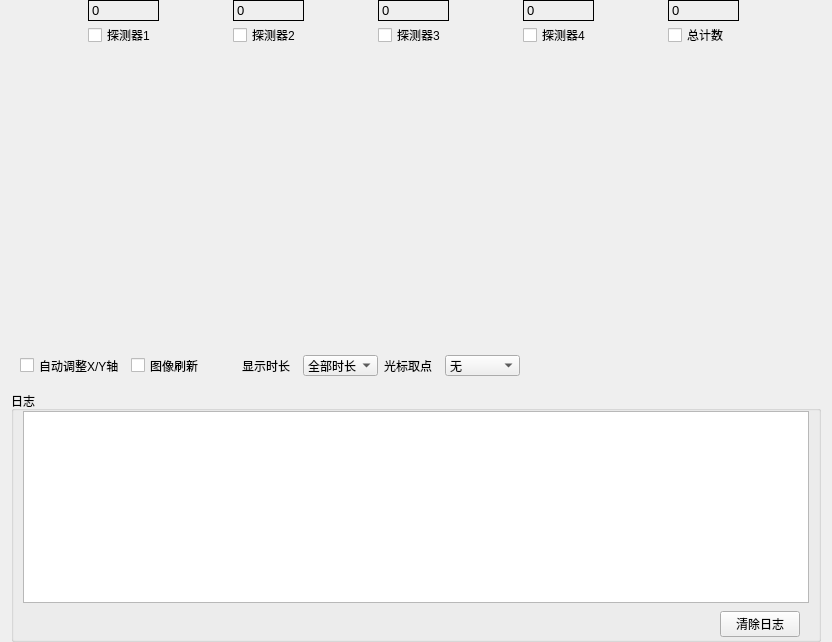
     <widget class="QWidget" name="widget_left" native="true">
      <layout class="QVBoxLayout" name="verticalLayout_4">
       <property name="topMargin">
        <number>0</number>
       </property>
       <property name="bottomMargin">
        <number>0</number>
       </property>
       <item>
        <widget class="QWidget" name="widget" native="true">
         <layout class="QGridLayout" name="gridLayout">
          <property name="topMargin">
           <number>0</number>
          </property>
          <property name="bottomMargin">
           <number>0</number>
          </property>
          <item row="0" column="0">
           <widget class="QLabel" name="Conuter1Label">
            <property name="sizePolicy">
             <sizepolicy hsizetype="Preferred" vsizetype="Fixed">
              <horstretch>0</horstretch>
              <verstretch>0</verstretch>
             </sizepolicy>
            </property>
            <property name="minimumSize">
             <size>
              <width>71</width>
              <height>21</height>
             </size>
            </property>
            <property name="maximumSize">
             <size>
              <width>71</width>
              <height>21</height>
             </size>
            </property>
            <property name="font">
             <font>
              <pointsize>10</pointsize>
             </font>
            </property>
            <property name="frameShape">
             <enum>QFrame::Shape::Panel</enum>
            </property>
            <property name="text">
             <string>0</string>
            </property>
           </widget>
          </item>
          <item row="0" column="1">
           <widget class="QLabel" name="Conuter2Label">
            <property name="sizePolicy">
             <sizepolicy hsizetype="Preferred" vsizetype="Fixed">
              <horstretch>0</horstretch>
              <verstretch>0</verstretch>
             </sizepolicy>
            </property>
            <property name="minimumSize">
             <size>
              <width>71</width>
              <height>21</height>
             </size>
            </property>
            <property name="maximumSize">
             <size>
              <width>71</width>
              <height>21</height>
             </size>
            </property>
            <property name="font">
             <font>
              <pointsize>10</pointsize>
             </font>
            </property>
            <property name="frameShape">
             <enum>QFrame::Shape::Panel</enum>
            </property>
            <property name="text">
             <string>0</string>
            </property>
           </widget>
          </item>
          <item row="0" column="2">
           <widget class="QLabel" name="Conuter3Label">
            <property name="sizePolicy">
             <sizepolicy hsizetype="Preferred" vsizetype="Fixed">
              <horstretch>0</horstretch>
              <verstretch>0</verstretch>
             </sizepolicy>
            </property>
            <property name="minimumSize">
             <size>
              <width>71</width>
              <height>21</height>
             </size>
            </property>
            <property name="maximumSize">
             <size>
              <width>71</width>
              <height>21</height>
             </size>
            </property>
            <property name="font">
             <font>
              <pointsize>10</pointsize>
             </font>
            </property>
            <property name="frameShape">
             <enum>QFrame::Shape::Panel</enum>
            </property>
            <property name="text">
             <string>0</string>
            </property>
           </widget>
          </item>
          <item row="0" column="3">
           <widget class="QLabel" name="Conuter4Label">
            <property name="sizePolicy">
             <sizepolicy hsizetype="Preferred" vsizetype="Fixed">
              <horstretch>0</horstretch>
              <verstretch>0</verstretch>
             </sizepolicy>
            </property>
            <property name="minimumSize">
             <size>
              <width>71</width>
              <height>21</height>
             </size>
            </property>
            <property name="maximumSize">
             <size>
              <width>71</width>
              <height>21</height>
             </size>
            </property>
            <property name="font">
             <font>
              <pointsize>10</pointsize>
             </font>
            </property>
            <property name="frameShape">
             <enum>QFrame::Shape::Panel</enum>
            </property>
            <property name="text">
             <string>0</string>
            </property>
           </widget>
          </item>
          <item row="0" column="4">
           <widget class="QLabel" name="Conuter4Label_2">
            <property name="sizePolicy">
             <sizepolicy hsizetype="Preferred" vsizetype="Fixed">
              <horstretch>0</horstretch>
              <verstretch>0</verstretch>
             </sizepolicy>
            </property>
            <property name="minimumSize">
             <size>
              <width>71</width>
              <height>21</height>
             </size>
            </property>
            <property name="maximumSize">
             <size>
              <width>71</width>
              <height>21</height>
             </size>
            </property>
            <property name="font">
             <font>
              <pointsize>10</pointsize>
             </font>
            </property>
            <property name="frameShape">
             <enum>QFrame::Shape::Panel</enum>
            </property>
            <property name="text">
             <string>0</string>
            </property>
           </widget>
          </item>
          <item row="1" column="0">
           <widget class="QCheckBox" name="checkBox1">
            <property name="minimumSize">
             <size>
              <width>0</width>
              <height>16</height>
             </size>
            </property>
            <property name="maximumSize">
             <size>
              <width>16777215</width>
              <height>16</height>
             </size>
            </property>
            <property name="text">
             <string>探测器1</string>
            </property>
           </widget>
          </item>
          <item row="1" column="1">
           <widget class="QCheckBox" name="checkBox2">
            <property name="minimumSize">
             <size>
              <width>0</width>
              <height>16</height>
             </size>
            </property>
            <property name="maximumSize">
             <size>
              <width>16777215</width>
              <height>16</height>
             </size>
            </property>
            <property name="text">
             <string>探测器2</string>
            </property>
           </widget>
          </item>
          <item row="1" column="2">
           <widget class="QCheckBox" name="checkBox3">
            <property name="minimumSize">
             <size>
              <width>0</width>
              <height>16</height>
             </size>
            </property>
            <property name="maximumSize">
             <size>
              <width>16777215</width>
              <height>16</height>
             </size>
            </property>
            <property name="text">
             <string>探测器3</string>
            </property>
           </widget>
          </item>
          <item row="1" column="3">
           <widget class="QCheckBox" name="checkBox4">
            <property name="minimumSize">
             <size>
              <width>0</width>
              <height>16</height>
             </size>
            </property>
            <property name="maximumSize">
             <size>
              <width>16777215</width>
              <height>16</height>
             </size>
            </property>
            <property name="text">
             <string>探测器4</string>
            </property>
           </widget>
          </item>
          <item row="1" column="4">
           <widget class="QCheckBox" name="checkBox5">
            <property name="minimumSize">
             <size>
              <width>0</width>
              <height>16</height>
             </size>
            </property>
            <property name="maximumSize">
             <size>
              <width>16777215</width>
              <height>16</height>
             </size>
            </property>
            <property name="text">
             <string>总计数</string>
            </property>
           </widget>
          </item>
         </layout>
        </widget>
       </item>
       <item>
        <widget class="QCustomPlot" name="customPlot" native="true">
         <property name="sizePolicy">
          <sizepolicy hsizetype="Expanding" vsizetype="Expanding">
           <horstretch>0</horstretch>
           <verstretch>0</verstretch>
          </sizepolicy>
         </property>
         <property name="minimumSize">
          <size>
           <width>300</width>
           <height>300</height>
          </size>
         </property>
         <property name="baseSize">
          <size>
           <width>0</width>
           <height>0</height>
          </size>
         </property>
        </widget>
       </item>
       <item>
        <widget class="QWidget" name="widget_2" native="true">
         <layout class="QHBoxLayout" name="horizontalLayout">
          <property name="topMargin">
           <number>0</number>
          </property>
          <item>
           <widget class="QCheckBox" name="rescaleAxesCheckBox">
            <property name="minimumSize">
             <size>
              <width>105</width>
              <height>21</height>
             </size>
            </property>
            <property name="maximumSize">
             <size>
              <width>105</width>
              <height>21</height>
             </size>
            </property>
            <property name="text">
             <string>自动调整X/Y轴</string>
            </property>
           </widget>
          </item>
          <item>
           <widget class="QCheckBox" name="refreshPlotCheckBox">
            <property name="minimumSize">
             <size>
              <width>105</width>
              <height>21</height>
             </size>
            </property>
            <property name="maximumSize">
             <size>
              <width>105</width>
              <height>21</height>
             </size>
            </property>
            <property name="text">
             <string>图像刷新</string>
            </property>
           </widget>
          </item>
          <item>
           <widget class="QLabel" name="label_5">
            <property name="minimumSize">
             <size>
              <width>55</width>
              <height>21</height>
             </size>
            </property>
            <property name="maximumSize">
             <size>
              <width>55</width>
              <height>21</height>
             </size>
            </property>
            <property name="text">
             <string>显示时长</string>
            </property>
           </widget>
          </item>
          <item>
           <widget class="QComboBox" name="TimeLen_ComboBox">
            <property name="minimumSize">
             <size>
              <width>75</width>
              <height>21</height>
             </size>
            </property>
            <property name="maximumSize">
             <size>
              <width>75</width>
              <height>21</height>
             </size>
            </property>
            <item>
             <property name="text">
              <string>全部时长</string>
             </property>
            </item>
            <item>
             <property name="text">
              <string>最近10分钟</string>
             </property>
            </item>
            <item>
             <property name="text">
              <string>最近5分钟</string>
             </property>
            </item>
           </widget>
          </item>
          <item>
           <widget class="QLabel" name="label_3">
            <property name="minimumSize">
             <size>
              <width>55</width>
              <height>21</height>
             </size>
            </property>
            <property name="maximumSize">
             <size>
              <width>55</width>
              <height>21</height>
             </size>
            </property>
            <property name="text">
             <string>光标取点</string>
            </property>
           </widget>
          </item>
          <item>
           <widget class="QComboBox" name="GetData_comboBox">
            <property name="minimumSize">
             <size>
              <width>75</width>
              <height>21</height>
             </size>
            </property>
            <property name="maximumSize">
             <size>
              <width>75</width>
              <height>21</height>
             </size>
            </property>
            <item>
             <property name="text">
              <string>无</string>
             </property>
            </item>
            <item>
             <property name="text">
              <string>十字光标</string>
             </property>
            </item>
            <item>
             <property name="text">
              <string>曲线取值</string>
             </property>
            </item>
           </widget>
          </item>
          <item>
           <spacer name="horizontalSpacer">
            <property name="orientation">
             <enum>Qt::Orientation::Horizontal</enum>
            </property>
            <property name="sizeHint" stdset="0">
             <size>
              <width>40</width>
              <height>20</height>
             </size>
            </property>
           </spacer>
          </item>
         </layout>
        </widget>
       </item>
       <item>
        <widget class="QGroupBox" name="groupBox_4">
         <property name="title">
          <string>日志</string>
         </property>
         <layout class="QVBoxLayout" name="verticalLayout_3">
          <property name="topMargin">
           <number>0</number>
          </property>
          <property name="bottomMargin">
           <number>0</number>
          </property>
          <item>
           <widget class="QPlainTextEdit" name="plainTextEdit_log"/>
          </item>
          <item>
           <widget class="QWidget" name="widget_6" native="true">
            <property name="sizePolicy">
             <sizepolicy hsizetype="Preferred" vsizetype="Fixed">
              <horstretch>0</horstretch>
              <verstretch>0</verstretch>
             </sizepolicy>
            </property>
            <property name="minimumSize">
             <size>
              <width>0</width>
              <height>30</height>
             </size>
            </property>
            <layout class="QHBoxLayout" name="horizontalLayout_4">
             <property name="topMargin">
              <number>0</number>
             </property>
             <property name="bottomMargin">
              <number>0</number>
             </property>
             <item>
              <spacer name="horizontalSpacer_2">
               <property name="orientation">
                <enum>Qt::Orientation::Horizontal</enum>
               </property>
               <property name="sizeHint" stdset="0">
                <size>
                 <width>688</width>
                 <height>20</height>
                </size>
               </property>
              </spacer>
             </item>
             <item>
              <widget class="QPushButton" name="pushButton">
               <property name="maximumSize">
                <size>
                 <width>100</width>
                 <height>16777215</height>
                </size>
               </property>
               <property name="layoutDirection">
                <enum>Qt::LayoutDirection::LeftToRight</enum>
               </property>
               <property name="text">
                <string>清除日志</string>
               </property>
              </widget>
             </item>
            </layout>
           </widget>
          </item>
         </layout>
        </widget>
       </item>
      </layout>
     </widget>
